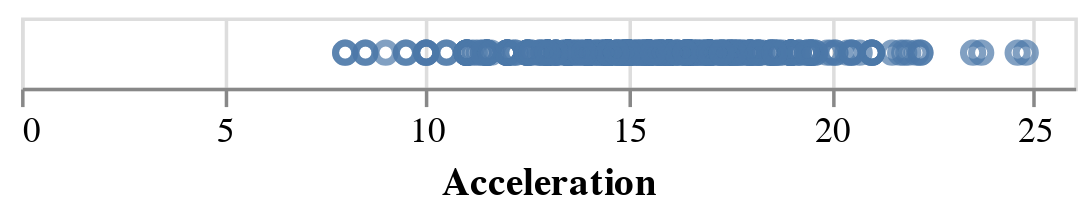

Notebook code for this chart:
### Markdown cell above
So you just see one *point*. But actually this is not a single point. This is every row of the dataset represented as a point at the same location. Because there is no specification about where to put the points, it simply draws everything on top of each other. Let's specify how to spread them across the horizontal axis.

### Code cell
alt.Chart(cars).mark_point().encode(
    x='Acceleration',
)

### Figure 1 — Vega-Lite specification as saved in the notebook (floating-point values rounded to 4 significant figures; data arrays with more than 128 entries replaced by an {"elided": "..."} marker saying what was removed)
{"config": {"view": {"continuousWidth": 300, "continuousHeight": 300}}, "data": {"name": "data-cab73f27e67d5ff6b36fe04232c5ff83"}, "mark": {"type": "point"}, "encoding": {"x": {"field": "Acceleration", "type": "quantitative"}}, "$schema": "https://vega.github.io/schema/vega-lite/v5.20.1.json", "datasets": {"data-cab73f27e67d5ff6b36fe04232c5ff83": {"elided": "406 records"}}}
